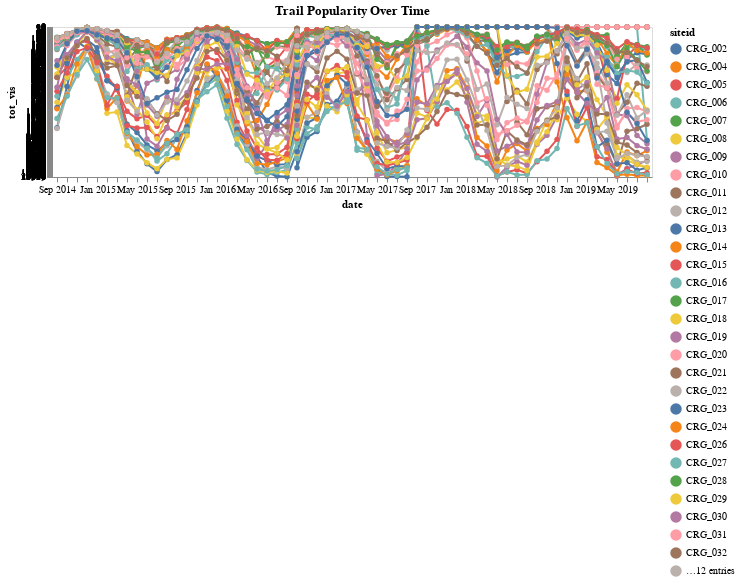

This figure's notebook cell:
### Code cell
alt.Chart(v).mark_line(point = True).encode(
    x = alt.X("d2p:O", timeUnit="yearmonth", title="date"),
    y="tot_vis:O",
    color=alt.Color("siteid:N")
).transform_window(
    rank="rank()",
    sort=[alt.SortField("tot_vis", order="ascending")],
    groupby=["d2p"]
).properties(
    title="Trail Popularity Over Time",
    width=600,
    height=150,
)

### Figure 1 — Vega-Lite specification as saved in the notebook (floating-point values rounded to 4 significant figures; data arrays with more than 128 entries replaced by an {"elided": "..."} marker saying what was removed)
{"config": {"view": {"continuousWidth": 400, "continuousHeight": 300}}, "data": {"name": "data-5f3ab3b3be55d2277c58cbd1fd28f929"}, "mark": {"type": "line", "point": true}, "encoding": {"color": {"field": "siteid", "type": "nominal"}, "x": {"field": "d2p", "timeUnit": "yearmonth", "title": "date", "type": "ordinal"}, "y": {"field": "tot_vis", "type": "ordinal"}}, "height": 150, "title": "Trail Popularity Over Time", "transform": [{"window": [{"op": "rank", "field": "", "as": "rank"}], "groupby": ["d2p"], "sort": [{"field": "tot_vis", "order": "ascending"}]}], "width": 600, "$schema": "https://vega.github.io/schema/vega-lite/v4.17.0.json", "datasets": {"data-5f3ab3b3be55d2277c58cbd1fd28f929": {"elided": "2501 records"}}}
